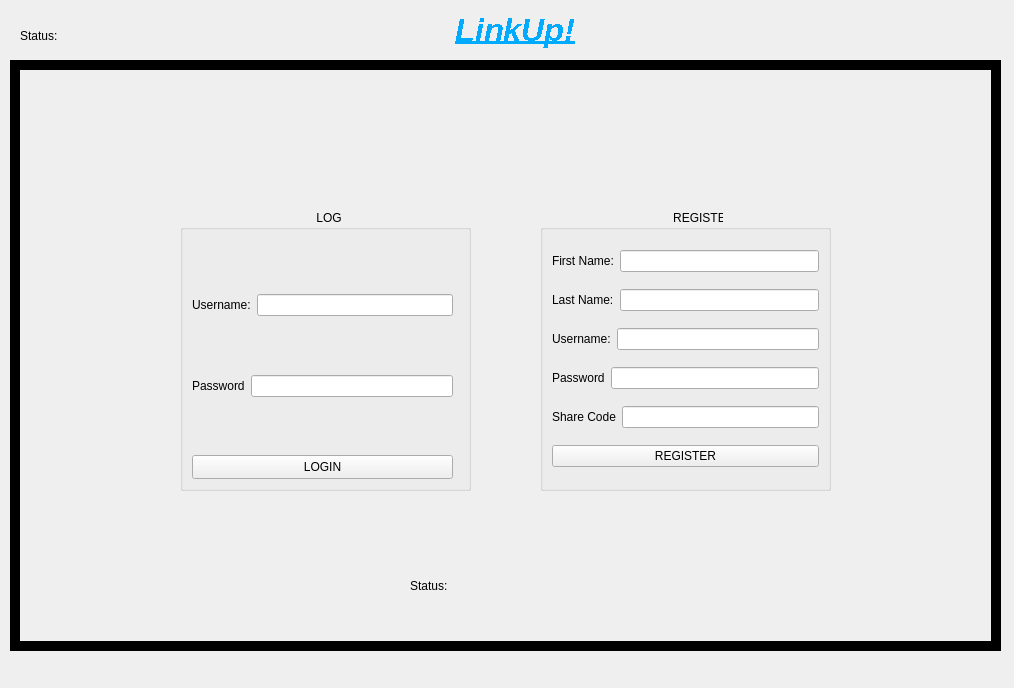
<?xml version="1.0" encoding="UTF-8"?>
<ui version="4.0">
 <class>MainWindow</class>
 <widget class="QMainWindow" name="MainWindow">
  <property name="geometry">
   <rect>
    <x>0</x>
    <y>0</y>
    <width>1014</width>
    <height>688</height>
   </rect>
  </property>
  <property name="windowTitle">
   <string>MainWindow</string>
  </property>
  <property name="styleSheet">
   <string notr="true"/>
  </property>
  <widget class="QWidget" name="centralwidget">
   <widget class="QStackedWidget" name="stackedWidget">
    <property name="geometry">
     <rect>
      <x>10</x>
      <y>60</y>
      <width>991</width>
      <height>591</height>
     </rect>
    </property>
    <property name="frameShape">
     <enum>QFrame::Box</enum>
    </property>
    <property name="frameShadow">
     <enum>QFrame::Plain</enum>
    </property>
    <property name="lineWidth">
     <number>10</number>
    </property>
    <property name="currentIndex">
     <number>0</number>
    </property>
    <widget class="QWidget" name="page">
     <widget class="QGroupBox" name="groupbox_login">
      <property name="geometry">
       <rect>
        <x>160</x>
        <y>140</y>
        <width>291</width>
        <height>281</height>
       </rect>
      </property>
      <property name="title">
       <string>                                         LOGIN</string>
      </property>
      <widget class="QPushButton" name="pushButton_Login">
       <property name="geometry">
        <rect>
         <x>12</x>
         <y>245</y>
         <width>261</width>
         <height>24</height>
        </rect>
       </property>
       <property name="text">
        <string>LOGIN</string>
       </property>
      </widget>
      <widget class="QWidget" name="layoutWidget">
       <property name="geometry">
        <rect>
         <x>12</x>
         <y>31</y>
         <width>261</width>
         <height>211</height>
        </rect>
       </property>
       <layout class="QVBoxLayout" name="verticalLayout">
        <item>
         <layout class="QHBoxLayout" name="horizontalLayout">
          <item>
           <widget class="QLabel" name="label_username">
            <property name="text">
             <string>Username:</string>
            </property>
           </widget>
          </item>
          <item>
           <widget class="QLineEdit" name="lineEdit_username"/>
          </item>
         </layout>
        </item>
        <item>
         <layout class="QHBoxLayout" name="horizontalLayout_2">
          <item>
           <widget class="QLabel" name="label_password">
            <property name="text">
             <string>Password</string>
            </property>
           </widget>
          </item>
          <item>
           <widget class="QLineEdit" name="lineEdit_password">
            <property name="echoMode">
             <enum>QLineEdit::Password</enum>
            </property>
           </widget>
          </item>
         </layout>
        </item>
       </layout>
      </widget>
     </widget>
     <widget class="QGroupBox" name="groupBox_register">
      <property name="geometry">
       <rect>
        <x>520</x>
        <y>140</y>
        <width>291</width>
        <height>281</height>
       </rect>
      </property>
      <property name="title">
       <string>                                        REGISTER</string>
      </property>
      <layout class="QVBoxLayout" name="verticalLayout_2">
       <item>
        <layout class="QHBoxLayout" name="horizontalLayout_5">
         <item>
          <widget class="QLabel" name="fn_register">
           <property name="text">
            <string>First Name:</string>
           </property>
          </widget>
         </item>
         <item>
          <widget class="QLineEdit" name="lineEdit_FN"/>
         </item>
        </layout>
       </item>
       <item>
        <layout class="QHBoxLayout" name="horizontalLayout_6">
         <item>
          <widget class="QLabel" name="ln_register">
           <property name="text">
            <string>Last Name:</string>
           </property>
          </widget>
         </item>
         <item>
          <widget class="QLineEdit" name="lineEdit_LN"/>
         </item>
        </layout>
       </item>
       <item>
        <layout class="QHBoxLayout" name="horizontalLayout_3">
         <item>
          <widget class="QLabel" name="username_register">
           <property name="text">
            <string>Username:</string>
           </property>
          </widget>
         </item>
         <item>
          <widget class="QLineEdit" name="lineEdit_usernameR"/>
         </item>
        </layout>
       </item>
       <item>
        <layout class="QHBoxLayout" name="horizontalLayout_4">
         <item>
          <widget class="QLabel" name="password_register">
           <property name="text">
            <string>Password</string>
           </property>
          </widget>
         </item>
         <item>
          <widget class="QLineEdit" name="lineEdit_passwordR"/>
         </item>
        </layout>
       </item>
       <item>
        <layout class="QHBoxLayout" name="horizontalLayout_7">
         <item>
          <widget class="QLabel" name="label_12">
           <property name="text">
            <string>Share Code</string>
           </property>
          </widget>
         </item>
         <item>
          <widget class="QLineEdit" name="sharecode_LE"/>
         </item>
        </layout>
       </item>
       <item>
        <widget class="QPushButton" name="pushButton_Register">
         <property name="text">
          <string>REGISTER</string>
         </property>
        </widget>
       </item>
      </layout>
     </widget>
     <widget class="QLabel" name="label_2">
      <property name="geometry">
       <rect>
        <x>390</x>
        <y>500</y>
        <width>321</width>
        <height>31</height>
       </rect>
      </property>
      <property name="text">
       <string>Status:</string>
      </property>
     </widget>
    </widget>
    <widget class="QWidget" name="page_2">
     <widget class="QLabel" name="labelpic">
      <property name="geometry">
       <rect>
        <x>60</x>
        <y>140</y>
        <width>141</width>
        <height>371</height>
       </rect>
      </property>
      <property name="text">
       <string/>
      </property>
      <property name="pixmap">
       <pixmap>B:/NEWDownloads/calanderpic.png</pixmap>
      </property>
     </widget>
     <widget class="QLabel" name="labelpic_2">
      <property name="geometry">
       <rect>
        <x>620</x>
        <y>140</y>
        <width>361</width>
        <height>371</height>
       </rect>
      </property>
      <property name="text">
       <string/>
      </property>
      <property name="pixmap">
       <pixmap>B:/NEWDownloads/calanderpic.png</pixmap>
      </property>
     </widget>
     <widget class="QPushButton" name="go_comp">
      <property name="geometry">
       <rect>
        <x>400</x>
        <y>150</y>
        <width>181</width>
        <height>301</height>
       </rect>
      </property>
      <property name="styleSheet">
       <string notr="true">border-color: rgb(0, 85, 255);
font: 700 12pt &quot;Segoe UI&quot;;</string>
      </property>
      <property name="text">
       <string>Compare Schedule</string>
      </property>
     </widget>
     <widget class="QPushButton" name="go_memo">
      <property name="geometry">
       <rect>
        <x>400</x>
        <y>150</y>
        <width>91</width>
        <height>31</height>
       </rect>
      </property>
      <property name="styleSheet">
       <string notr="true">font: 700 10pt &quot;Segoe UI&quot;;</string>
      </property>
      <property name="text">
       <string>Memo</string>
      </property>
     </widget>
     <widget class="QPushButton" name="go_editProfile">
      <property name="geometry">
       <rect>
        <x>870</x>
        <y>10</y>
        <width>91</width>
        <height>31</height>
       </rect>
      </property>
      <property name="styleSheet">
       <string notr="true">font: 700 10pt &quot;Segoe UI&quot;;</string>
      </property>
      <property name="text">
       <string>Edit Profile</string>
      </property>
     </widget>
     <widget class="QPushButton" name="go_schedule">
      <property name="geometry">
       <rect>
        <x>200</x>
        <y>150</y>
        <width>171</width>
        <height>301</height>
       </rect>
      </property>
      <property name="styleSheet">
       <string notr="true">border-color: rgb(0, 85, 255);
font: 700 14pt &quot;Segoe UI&quot;;</string>
      </property>
      <property name="text">
       <string>Schedule</string>
      </property>
     </widget>
     <widget class="QPushButton" name="go_setEvent">
      <property name="geometry">
       <rect>
        <x>610</x>
        <y>150</y>
        <width>171</width>
        <height>301</height>
       </rect>
      </property>
      <property name="styleSheet">
       <string notr="true">border-color: rgb(0, 85, 255);
font: 700 14pt &quot;Segoe UI&quot;;</string>
      </property>
      <property name="text">
       <string>Plan With Others</string>
      </property>
     </widget>
     <zorder>go_editProfile</zorder>
     <zorder>go_memo</zorder>
     <zorder>go_comp</zorder>
     <zorder>labelpic</zorder>
     <zorder>go_schedule</zorder>
     <zorder>labelpic_2</zorder>
     <zorder>go_setEvent</zorder>
    </widget>
    <widget class="QWidget" name="page_3">
     <widget class="QCalendarWidget" name="calendarWidget">
      <property name="geometry">
       <rect>
        <x>30</x>
        <y>90</y>
        <width>611</width>
        <height>391</height>
       </rect>
      </property>
      <property name="styleSheet">
       <string notr="true">font: 10pt;</string>
      </property>
     </widget>
     <widget class="QLabel" name="label_3">
      <property name="geometry">
       <rect>
        <x>120</x>
        <y>30</y>
        <width>421</width>
        <height>81</height>
       </rect>
      </property>
      <property name="font">
       <font>
        <pointsize>15</pointsize>
       </font>
      </property>
      <property name="lineWidth">
       <number>1</number>
      </property>
      <property name="text">
       <string>&lt;html&gt;&lt;head/&gt;&lt;body&gt;&lt;p align=&quot;center&quot;&gt;&lt;span style=&quot; font-size:16pt; font-weight:700; font-style:italic; text-decoration: underline; color:#00aaff;&quot;&gt;--------- PERSONAL &lt;/span&gt;&lt;span style=&quot; font-size:16pt; font-weight:700; font-style:italic; text-decoration: underline; color:#00aaff;&quot;&gt;PLANNER&lt;/span&gt;&lt;span style=&quot; font-size:16pt; font-weight:700; font-style:italic; text-decoration: underline; color:#00aaff;&quot;&gt;---------&lt;/span&gt;&lt;/p&gt;&lt;/body&gt;&lt;/html&gt;</string>
      </property>
     </widget>
     <widget class="QPushButton" name="back1">
      <property name="geometry">
       <rect>
        <x>20</x>
        <y>10</y>
        <width>91</width>
        <height>31</height>
       </rect>
      </property>
      <property name="text">
       <string>GO BACK</string>
      </property>
     </widget>
     <widget class="QListWidget" name="listWidget">
      <property name="geometry">
       <rect>
        <x>670</x>
        <y>120</y>
        <width>271</width>
        <height>361</height>
       </rect>
      </property>
      <property name="styleSheet">
       <string notr="true">font: 8pt;</string>
      </property>
     </widget>
     <widget class="QLabel" name="label_8">
      <property name="geometry">
       <rect>
        <x>650</x>
        <y>60</y>
        <width>311</width>
        <height>21</height>
       </rect>
      </property>
      <property name="font">
       <font>
        <pointsize>15</pointsize>
       </font>
      </property>
      <property name="lineWidth">
       <number>1</number>
      </property>
      <property name="text">
       <string>&lt;html&gt;&lt;head/&gt;&lt;body&gt;&lt;p align=&quot;center&quot;&gt;&lt;span style=&quot; font-size:14pt; font-weight:700; font-style:italic; text-decoration: underline; color:#00aaff;&quot;&gt;---------&lt;/span&gt;&lt;span style=&quot; font-size:14pt; font-weight:700; font-style:italic; text-decoration: underline; color:#00aaff;&quot;&gt;To-Do List&lt;/span&gt;&lt;span style=&quot; font-size:14pt; font-weight:700; font-style:italic; text-decoration: underline; color:#00aaff;&quot;&gt;---------&lt;/span&gt;&lt;/p&gt;&lt;/body&gt;&lt;/html&gt;</string>
      </property>
     </widget>
     <widget class="QPushButton" name="saveChanges_button">
      <property name="geometry">
       <rect>
        <x>810</x>
        <y>490</y>
        <width>131</width>
        <height>31</height>
       </rect>
      </property>
      <property name="text">
       <string>SAVE CHANGES</string>
      </property>
     </widget>
     <widget class="QPushButton" name="addNew_button">
      <property name="geometry">
       <rect>
        <x>670</x>
        <y>490</y>
        <width>131</width>
        <height>31</height>
       </rect>
      </property>
      <property name="text">
       <string>ADD NEW</string>
      </property>
     </widget>
     <widget class="QLineEdit" name="newtaskLine">
      <property name="geometry">
       <rect>
        <x>670</x>
        <y>90</y>
        <width>271</width>
        <height>24</height>
       </rect>
      </property>
     </widget>
     <widget class="QPushButton" name="delete_persona">
      <property name="geometry">
       <rect>
        <x>770</x>
        <y>530</y>
        <width>80</width>
        <height>31</height>
       </rect>
      </property>
      <property name="text">
       <string>DELETE</string>
      </property>
     </widget>
     <widget class="QLabel" name="ignore2">
      <property name="geometry">
       <rect>
        <x>560</x>
        <y>529</y>
        <width>211</width>
        <height>31</height>
       </rect>
      </property>
      <property name="text">
       <string>Deletes all Checked Tasks (Completed):</string>
      </property>
     </widget>
    </widget>
    <widget class="QWidget" name="page_4">
     <widget class="QLabel" name="label_4">
      <property name="geometry">
       <rect>
        <x>110</x>
        <y>70</y>
        <width>291</width>
        <height>31</height>
       </rect>
      </property>
      <property name="text">
       <string>&lt;html&gt;&lt;head/&gt;&lt;body&gt;&lt;p align=&quot;center&quot;&gt;&lt;span style=&quot; font-size:12pt; font-weight:700; font-style:italic; text-decoration: underline; color:#00aaff;&quot;&gt;Who do you want to compare with?&lt;/span&gt;&lt;/p&gt;&lt;/body&gt;&lt;/html&gt;</string>
      </property>
     </widget>
     <widget class="QPushButton" name="back2">
      <property name="geometry">
       <rect>
        <x>20</x>
        <y>20</y>
        <width>71</width>
        <height>31</height>
       </rect>
      </property>
      <property name="text">
       <string>GO BACK</string>
      </property>
     </widget>
     <widget class="QCalendarWidget" name="comparecal">
      <property name="geometry">
       <rect>
        <x>500</x>
        <y>110</y>
        <width>441</width>
        <height>351</height>
       </rect>
      </property>
     </widget>
     <widget class="QListWidget" name="listWidget_you">
      <property name="geometry">
       <rect>
        <x>40</x>
        <y>230</y>
        <width>211</width>
        <height>271</height>
       </rect>
      </property>
     </widget>
     <widget class="QListWidget" name="listWidget_other">
      <property name="geometry">
       <rect>
        <x>270</x>
        <y>230</y>
        <width>211</width>
        <height>271</height>
       </rect>
      </property>
     </widget>
     <widget class="QLabel" name="label_10">
      <property name="geometry">
       <rect>
        <x>130</x>
        <y>210</y>
        <width>49</width>
        <height>16</height>
       </rect>
      </property>
      <property name="text">
       <string>YOU</string>
      </property>
     </widget>
     <widget class="QLabel" name="other_label">
      <property name="geometry">
       <rect>
        <x>360</x>
        <y>210</y>
        <width>141</width>
        <height>20</height>
       </rect>
      </property>
      <property name="text">
       <string>&lt;html&gt;&lt;head/&gt;&lt;body&gt;&lt;p&gt;OTHER&lt;/p&gt;&lt;/body&gt;&lt;/html&gt;</string>
      </property>
     </widget>
     <widget class="QLineEdit" name="comp_user">
      <property name="geometry">
       <rect>
        <x>150</x>
        <y>110</y>
        <width>231</width>
        <height>24</height>
       </rect>
      </property>
     </widget>
     <widget class="QLineEdit" name="comp_code">
      <property name="geometry">
       <rect>
        <x>150</x>
        <y>150</y>
        <width>231</width>
        <height>24</height>
       </rect>
      </property>
     </widget>
     <widget class="QLabel" name="com_2">
      <property name="geometry">
       <rect>
        <x>80</x>
        <y>150</y>
        <width>71</width>
        <height>21</height>
       </rect>
      </property>
      <property name="text">
       <string>SHARECODE</string>
      </property>
     </widget>
     <widget class="QLabel" name="label_14">
      <property name="geometry">
       <rect>
        <x>80</x>
        <y>110</y>
        <width>71</width>
        <height>20</height>
       </rect>
      </property>
      <property name="text">
       <string>USERNAME</string>
      </property>
     </widget>
     <widget class="QPushButton" name="enter_button">
      <property name="geometry">
       <rect>
        <x>220</x>
        <y>180</y>
        <width>80</width>
        <height>24</height>
       </rect>
      </property>
      <property name="text">
       <string>ENTER</string>
      </property>
     </widget>
     <widget class="QLabel" name="status">
      <property name="geometry">
       <rect>
        <x>500</x>
        <y>75</y>
        <width>441</width>
        <height>41</height>
       </rect>
      </property>
      <property name="text">
       <string>&lt;html&gt;&lt;head/&gt;&lt;body&gt;&lt;p&gt;&lt;span style=&quot; font-size:10pt; font-weight:700; font-style:italic; color:#00aaff;&quot;&gt;Status:&lt;/span&gt;&lt;/p&gt;&lt;/body&gt;&lt;/html&gt;</string>
      </property>
     </widget>
    </widget>
    <widget class="QWidget" name="page_5">
     <widget class="QLabel" name="label_5">
      <property name="geometry">
       <rect>
        <x>60</x>
        <y>50</y>
        <width>581</width>
        <height>51</height>
       </rect>
      </property>
      <property name="text">
       <string>&lt;html&gt;&lt;head/&gt;&lt;body&gt;&lt;p align=&quot;center&quot;&gt;&lt;span style=&quot; font-size:20pt; font-weight:700; font-style:italic; text-decoration: underline; color:#0055ff;&quot;&gt;UNIVERSAL PLANNED EVENTS&lt;/span&gt;&lt;/p&gt;&lt;/body&gt;&lt;/html&gt;</string>
      </property>
     </widget>
     <widget class="QPushButton" name="back3">
      <property name="geometry">
       <rect>
        <x>10</x>
        <y>10</y>
        <width>81</width>
        <height>31</height>
       </rect>
      </property>
      <property name="text">
       <string>GO BACK</string>
      </property>
     </widget>
     <widget class="QCalendarWidget" name="calendarWidget_all">
      <property name="geometry">
       <rect>
        <x>50</x>
        <y>110</y>
        <width>571</width>
        <height>381</height>
       </rect>
      </property>
     </widget>
     <widget class="QListWidget" name="listWidget_all">
      <property name="geometry">
       <rect>
        <x>660</x>
        <y>140</y>
        <width>256</width>
        <height>361</height>
       </rect>
      </property>
     </widget>
     <widget class="QLineEdit" name="lineEdit_all">
      <property name="geometry">
       <rect>
        <x>660</x>
        <y>110</y>
        <width>261</width>
        <height>21</height>
       </rect>
      </property>
     </widget>
     <widget class="QPushButton" name="pushButton_alladd">
      <property name="geometry">
       <rect>
        <x>660</x>
        <y>510</y>
        <width>121</width>
        <height>24</height>
       </rect>
      </property>
      <property name="text">
       <string>ADD NEW</string>
      </property>
     </widget>
     <widget class="QPushButton" name="pushButton_saveall">
      <property name="geometry">
       <rect>
        <x>800</x>
        <y>510</y>
        <width>111</width>
        <height>24</height>
       </rect>
      </property>
      <property name="text">
       <string>SAVE CHANGES</string>
      </property>
     </widget>
     <widget class="QLabel" name="label_9">
      <property name="geometry">
       <rect>
        <x>660</x>
        <y>80</y>
        <width>251</width>
        <height>21</height>
       </rect>
      </property>
      <property name="text">
       <string>&lt;html&gt;&lt;head/&gt;&lt;body&gt;&lt;p align=&quot;center&quot;&gt;&lt;span style=&quot; font-size:11pt; font-weight:700; font-style:italic; text-decoration: underline; color:#0055ff;&quot;&gt;Enter Event For All to See&lt;/span&gt;&lt;/p&gt;&lt;/body&gt;&lt;/html&gt;</string>
      </property>
     </widget>
     <widget class="QPushButton" name="pushButton">
      <property name="geometry">
       <rect>
        <x>750</x>
        <y>540</y>
        <width>80</width>
        <height>24</height>
       </rect>
      </property>
      <property name="text">
       <string>DELETE</string>
      </property>
     </widget>
    </widget>
    <widget class="QWidget" name="page_6">
     <widget class="QLabel" name="label_6">
      <property name="geometry">
       <rect>
        <x>470</x>
        <y>10</y>
        <width>49</width>
        <height>16</height>
       </rect>
      </property>
      <property name="text">
       <string>memo</string>
      </property>
     </widget>
     <widget class="QPushButton" name="back4">
      <property name="geometry">
       <rect>
        <x>20</x>
        <y>20</y>
        <width>91</width>
        <height>31</height>
       </rect>
      </property>
      <property name="text">
       <string>GO BACK</string>
      </property>
     </widget>
    </widget>
    <widget class="QWidget" name="page_7">
     <widget class="QLabel" name="label_7">
      <property name="geometry">
       <rect>
        <x>390</x>
        <y>80</y>
        <width>201</width>
        <height>31</height>
       </rect>
      </property>
      <property name="text">
       <string>&lt;html&gt;&lt;head/&gt;&lt;body&gt;&lt;p align=&quot;center&quot;&gt;&lt;span style=&quot; font-size:14pt; font-weight:700; font-style:italic; text-decoration: underline; color:#00aaff;&quot;&gt;UPDATE PROFILE&lt;/span&gt;&lt;/p&gt;&lt;/body&gt;&lt;/html&gt;</string>
      </property>
     </widget>
     <widget class="QPushButton" name="back5">
      <property name="geometry">
       <rect>
        <x>20</x>
        <y>10</y>
        <width>81</width>
        <height>31</height>
       </rect>
      </property>
      <property name="text">
       <string>GO BACK</string>
      </property>
     </widget>
     <widget class="QGroupBox" name="groupBox_register_2">
      <property name="geometry">
       <rect>
        <x>310</x>
        <y>120</y>
        <width>361</width>
        <height>331</height>
       </rect>
      </property>
      <property name="title">
       <string/>
      </property>
      <layout class="QVBoxLayout" name="verticalLayout_3">
       <item>
        <layout class="QHBoxLayout" name="horizontalLayout_8">
         <item>
          <widget class="QLabel" name="fn_change">
           <property name="text">
            <string>First Name:</string>
           </property>
          </widget>
         </item>
         <item>
          <widget class="QLineEdit" name="change_FN"/>
         </item>
         <item>
          <widget class="QPushButton" name="SAVE_CHANGES_3">
           <property name="text">
            <string>SAVE CHANGES</string>
           </property>
          </widget>
         </item>
        </layout>
       </item>
       <item>
        <layout class="QHBoxLayout" name="horizontalLayout_9">
         <item>
          <widget class="QLabel" name="ln_change">
           <property name="text">
            <string>Last Name:</string>
           </property>
          </widget>
         </item>
         <item>
          <widget class="QLineEdit" name="change_LN"/>
         </item>
         <item>
          <widget class="QPushButton" name="SAVE_CHANGES_2">
           <property name="text">
            <string>SAVE CHANGES</string>
           </property>
          </widget>
         </item>
        </layout>
       </item>
       <item>
        <layout class="QHBoxLayout" name="horizontalLayout_10">
         <item>
          <widget class="QLabel" name="username_changelabel">
           <property name="text">
            <string>Username:</string>
           </property>
          </widget>
         </item>
         <item>
          <widget class="QLineEdit" name="change_UN"/>
         </item>
         <item>
          <widget class="QPushButton" name="SAVE_CHANGES">
           <property name="text">
            <string>SAVE CHANGES</string>
           </property>
          </widget>
         </item>
        </layout>
       </item>
       <item>
        <layout class="QHBoxLayout" name="horizontalLayout_11">
         <item>
          <widget class="QLabel" name="pass_changelabel">
           <property name="text">
            <string>Password</string>
           </property>
          </widget>
         </item>
         <item>
          <widget class="QLineEdit" name="change_pass"/>
         </item>
         <item>
          <widget class="QPushButton" name="SAVE_CHANGES_4">
           <property name="text">
            <string>SAVE CHANGES</string>
           </property>
          </widget>
         </item>
        </layout>
       </item>
       <item>
        <layout class="QHBoxLayout" name="horizontalLayout_12">
         <item>
          <widget class="QLabel" name="ignore">
           <property name="text">
            <string>Share Code</string>
           </property>
          </widget>
         </item>
         <item>
          <widget class="QLineEdit" name="change_SC"/>
         </item>
         <item>
          <widget class="QPushButton" name="SAVE_CHANGES_5">
           <property name="text">
            <string>SAVE CHANGES</string>
           </property>
          </widget>
         </item>
        </layout>
       </item>
      </layout>
     </widget>
    </widget>
   </widget>
   <widget class="QLabel" name="title">
    <property name="geometry">
     <rect>
      <x>440</x>
      <y>10</y>
      <width>151</width>
      <height>41</height>
     </rect>
    </property>
    <property name="font">
     <font>
      <stylestrategy>NoAntialias</stylestrategy>
     </font>
    </property>
    <property name="text">
     <string>&lt;html&gt;&lt;head/&gt;&lt;body&gt;&lt;p align=&quot;center&quot;&gt;&lt;span style=&quot; font-size:24pt; font-weight:700; font-style:italic; text-decoration: underline; color:#00aaff;&quot;&gt;LinkUp!&lt;/span&gt;&lt;/p&gt;&lt;/body&gt;&lt;/html&gt;</string>
    </property>
   </widget>
   <widget class="QLabel" name="label">
    <property name="geometry">
     <rect>
      <x>20</x>
      <y>20</y>
      <width>101</width>
      <height>31</height>
     </rect>
    </property>
    <property name="text">
     <string>Status:</string>
    </property>
   </widget>
  </widget>
  <widget class="QMenuBar" name="menubar">
   <property name="geometry">
    <rect>
     <x>0</x>
     <y>0</y>
     <width>1014</width>
     <height>21</height>
    </rect>
   </property>
  </widget>
 </widget>
 <resources/>
 <connections/>
</ui>
